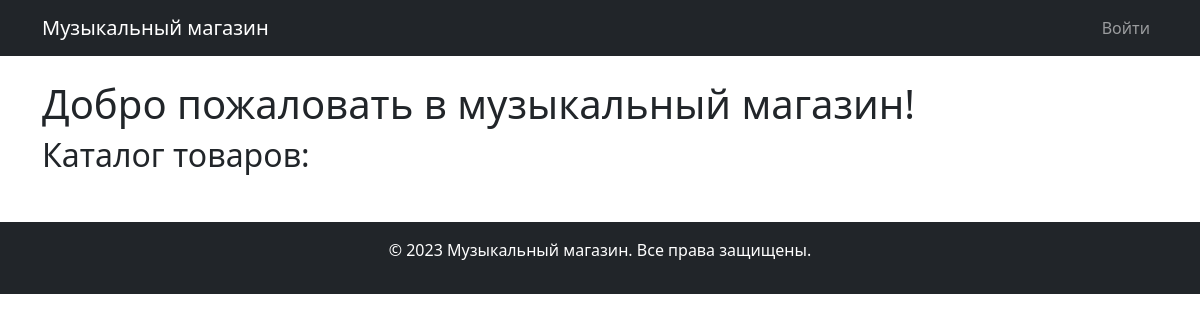
Before: / with the older database file.
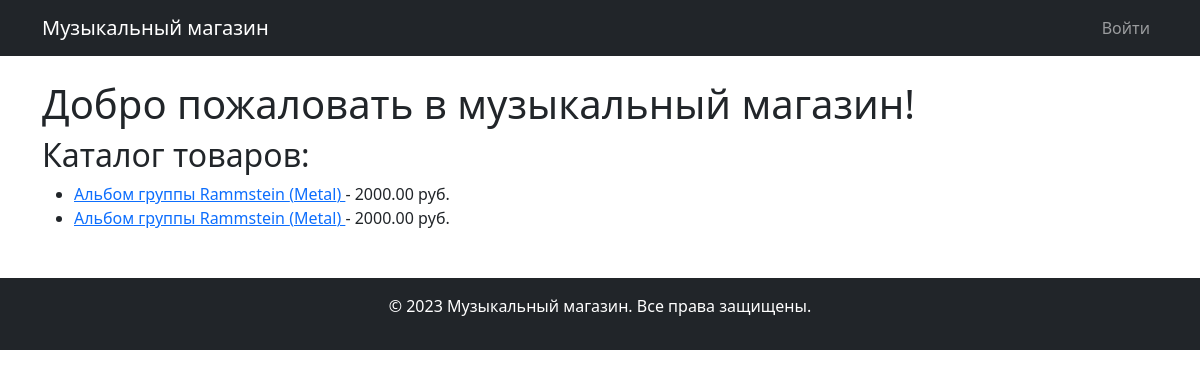
After: the same page with the newer database file.
### store/models.py (models this page shows, shortened)
class Product(models.Model):
    SELLER_TYPE_CHOICES = [
        ('musician', 'Музыкант'),
        ('label', 'Лейбл'),
        ('reseller', 'Перекупщик'),
    ]
    name = models.CharField(max_length=200, verbose_name="Название товара")
    description = models.TextField(verbose_name="Описание товара")
    price = models.DecimalField(max_digits=10, decimal_places=2, verbose_name="Цена")
    genre = models.CharField(max_length=50, verbose_name="Жанр")
    seller_type = models.CharField(max_length=20, choices=SELLER_TYPE_CHOICES, verbose_name="Тип продавца")
    seller = models.ForeignKey(UserProfile, on_delete=models.CASCADE, verbose_name="Продавец")
    is_original = models.BooleanField(default=True, verbose_name="Оригинальный товар")
    class Meta:
        verbose_name = "Товар"
        verbose_name_plural = "Товары"

### store/views.py (the view)
# urls.py: path('', views.home, name='home'),
def home(request):
    products = Product.objects.all()  # Получаем все товары из базы данных
    return render(request, 'store/home.html', {'products': products})

### templates/store/home.html (shortened to what this page needs)
{% extends 'base.html' %}
{% block content %}
<h1>Добро пожаловать в музыкальный магазин!</h1>
<h2>Каталог товаров:</h2>
<ul>
    {% for product in products %}
        <li>
            <a href="{% url 'product_detail' product.id %}">
                {{ product.name }} ({{ product.genre }})
            </a>
            - {{ product.price }} руб.
        </li>
    {% endfor %}
</ul>
{% endblock %}

### templates/store/base.html (shortened to what this page needs)
<!DOCTYPE html>
<html lang="en">
<head>
    <link href="https://cdn.jsdelivr.net/npm/bootstrap@5.3.0/dist/css/bootstrap.min.css" rel="stylesheet">
</head>
<body>
    <nav class="navbar navbar-expand-lg navbar-dark bg-dark">
        <div class="container">
            <a class="navbar-brand" href="{% url 'home' %}">Музыкальный магазин</a>
            <ul class="navbar-nav ml-auto">
                {% if user.is_authenticated %}
                    <li class="nav-item"><a class="nav-link" href="{% url 'add_product' %}">Добавить товар</a></li>
                    <li class="nav-item"><a class="nav-link" href="#">Выйти</a></li>
                {% else %}
                    <li class="nav-item"><a class="nav-link" href="#">Войти</a></li>
                {% endif %}
            </ul>
        </div>
    </nav>
    <div class="container mt-4">
        {% block content %}
        {% endblock %}
    </div>
    <footer class="bg-dark text-white text-center py-3 mt-5">
        <p>&copy; 2023 Музыкальный магазин. Все права защищены.</p>
    </footer>
</body>
</html>

Changed rows visible on the page:
added Product: name "Альбом группы Rammstein", genre "Metal", price "2000.00"
added Product: name "Альбом группы Rammstein", genre "Metal", price "2000.00"
